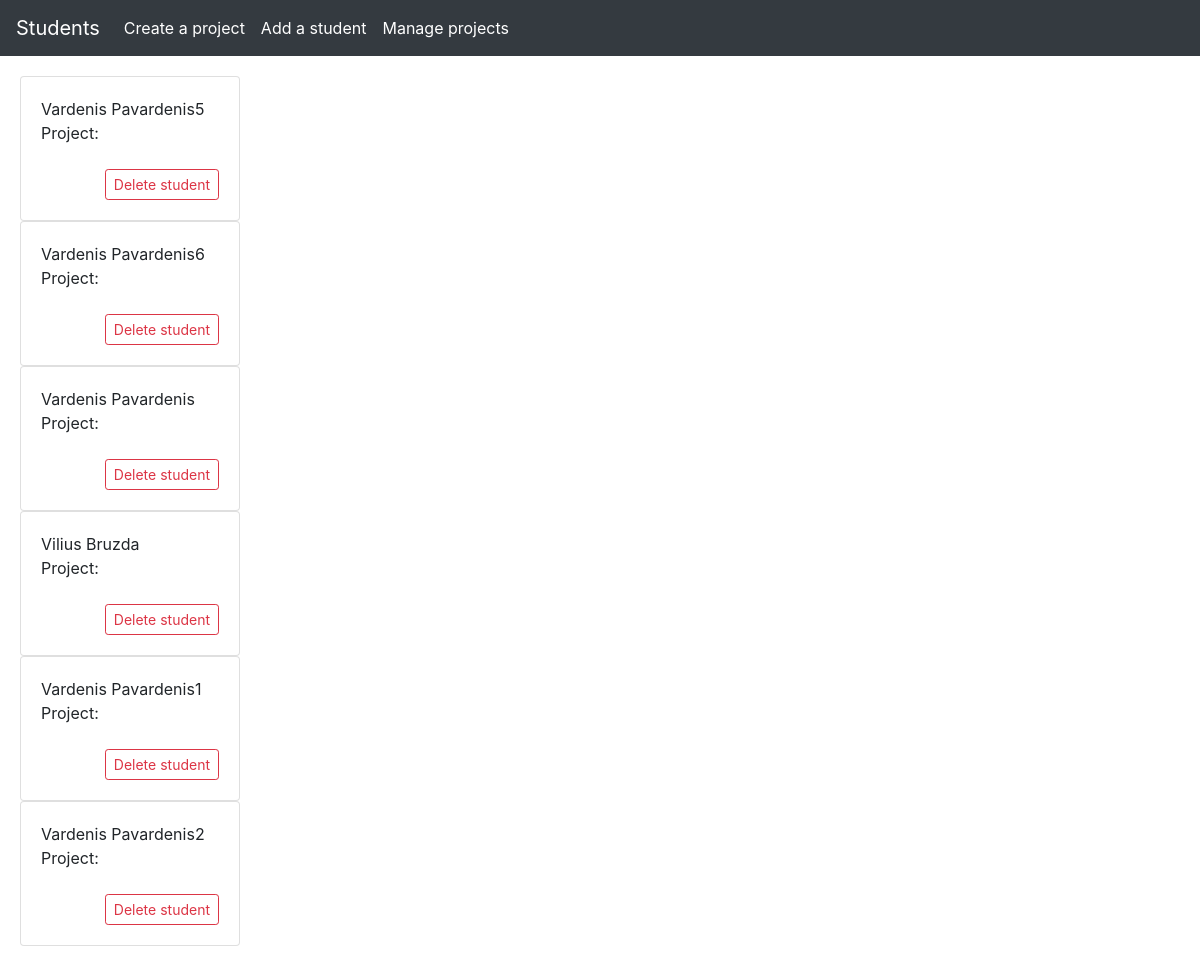
/php-task/nfq/index.php, run on an earlier commit of the app's database.
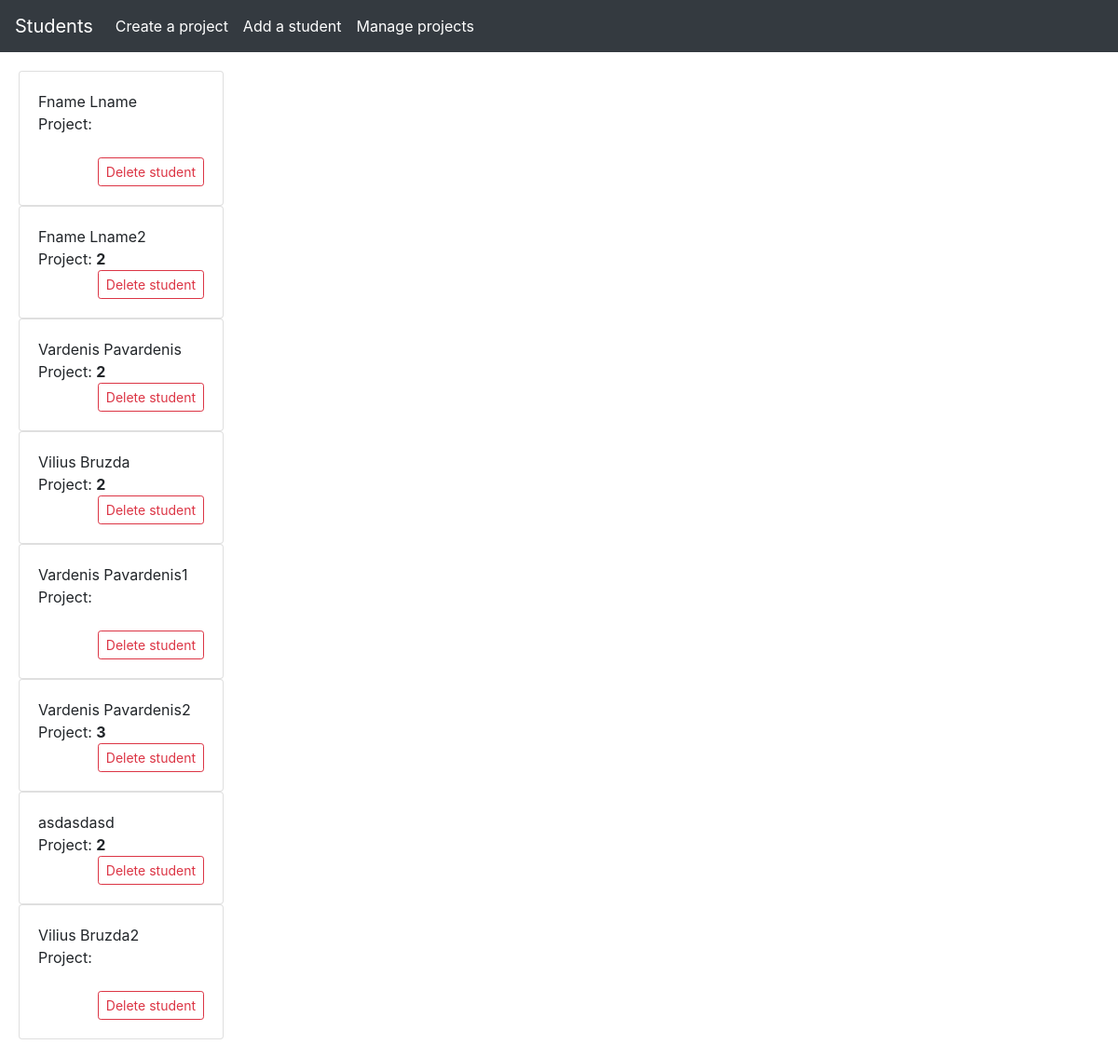
And on a later commit of the database.
### tables this page shows
CREATE TABLE `students` (
  `id` int(11) NOT NULL,
  `full_name` varchar(255) NOT NULL,
  `group_id` int(11) DEFAULT NULL
);

CREATE TABLE `projects` (
  `id` int(11) NOT NULL,
  `project_name` varchar(255) NOT NULL,
  `number_of_groups` int(11) NOT NULL
);

### php-task/nfq/script/db.php (called while the page is built, shortened)
<?php
class Dbcon {
    public function connect()
    {
        $conn = new PDO("mysql:host=localhost;dbname=nfq_task", 'admin', 'admin');
        return $conn;
    }
}
class Dbquerys extends Dbcon {
    public function getGroupForStudent() {
        $sql = "SELECT * FROM students LEFT JOIN groups ON groups.id = students.group_id LEFT JOIN projects ON groups.project_id = projects.id";
        $data = $this->connect()->query($sql);
        return $data;
    }
}

### php-task/nfq/index.php (the view, shortened to what this page needs)
<?php
    include 'script/db.php';
?>
<!DOCTYPE html>
<html lang="en">
<head>
    <link rel="stylesheet" href="https://maxcdn.bootstrapcdn.com/bootstrap/4.0.0/css/bootstrap.min.css">
</head>
    <?php include('templates/navbar.php'); ?>
    <div style="width:20%;padding:10px;margin:10px;" class="container justify-content-center">
        <?php
        $students = new Dbquerys();
        $group = $students->getGroupForStudent();
        foreach($group as $student): ?>
        <div class="card d-flex flex-column gap-3">
            <div class="card-body d-flex flex-column gap-1">
                <?php echo $student['full_name']; $group;?>
                <?php if (!empty($student['project_name'])): ?>
                <a class="bold">Project: <b><?=$student['project_name']?></b></a>
                <?php else: ?>
                    <a>Project: </a>
                    <br>
                <?php endif; ?>
                <div class="d-grid gap-2 d-md-flex justify-content-md-end">
                        <a href="script/delete_project.php?id=<?php echo $student['id']?>" class="btn-sm btn btn-outline-danger">Delete student</a>
                </div>
            </div>
        </div>
        <?php endforeach; ?>
    </div>
</html>

### php-task/nfq/templates/navbar.php (shortened to what this page needs)
<body>
  <nav class="navbar navbar-expand-lg navbar-dark bg-dark">
    <a class="navbar-brand" href="index.php">Students</a>
    <div class="collapse navbar-collapse" id="navbarSupportedContent">
      <ul class="navbar-nav mr-auto">
        <li class="nav-item active">
          <a class="nav-link" href="project_create.php">Create a project</a>
        </li>
        <li class="nav-item active">
          <a class="nav-link" href="student_create.php">Add a student</a>
        </li>
        <li class="nav-item active">
          <a class="nav-link" href="manage_projects.php">Manage projects</a>
        </li>
      </ul>
    </div>
  </nav>
</body>

What changed in the data, as far as the page shows it:
changed students: full_name "Vardenis Pavardenis5" → "Fname Lname"
changed students: full_name "Vardenis Pavardenis6" → "Fname Lname2"; projects.project_name (not shown) → "2"
changed students "Vardenis Pavardenis": projects.project_name (not shown) → "2"
changed students "Vilius Bruzda": projects.project_name (not shown) → "2"
changed students "Vardenis Pavardenis2": projects.project_name (not shown) → "3"
added students: full_name "asdasdasd", projects.project_name "2"
added students: full_name "Vilius Bruzda2", shows "Project:"
